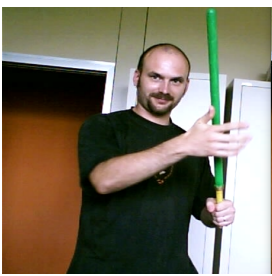
#> input picture FX/green_sable.png, 272 x 276 px
$ python -i output_img_refactor.py   (imports and definitions only)
#> lines starting #> are read from the running program, lines starting #| are printed output that depends on the picture; after the words box and inside, x2 and y2 are one past the last pixel; in counts of white or black regions, pixels touching at a corner belong together; long printed decimals are rounded
#> further down, picture is the input picture: shape (276, 272, 3); mean B, G, R 98.7, 116.5, 125
### FX/img_functions.py
import cv2
import numpy as np
from matplotlib import pyplot as plt
from sklearn.cluster import KMeans, DBSCAN
import math
import time

#For a line: a*x+b*y+c=0, get w=(a,b) with two points(x1,y1), (x2,y2)
# [8 lines left out: function get_line_ab, not called in this run]

#For a line: a*x+b*y+c=0, get c knowing a point(x,y) on it and w=(a,b):
def get_c(x,y,w):
    c=- w.dot(np.transpose(np.array([x,y])))
    return c

#For w=(a,b)=(cos(theta),sin(theta)), get new_w=(cos(2*theta),sin(2*theta))=(a',b')
# [12 lines left out: functions get_new_w, get_orig_w, not called in this run]

#Draw a line: a*x+b*y+c=0, with c, w=(a,b) on img
def draw_lines(img,w,c):
    hei,wid,_=img.shape
    a,b=w
    n=0
    arr_to_draw=np.zeros((2,2),dtype=float) #Holds the coordinates of two points used to draw a line

    #arr_p0 stores 4 endpoints of img, arr_p stores the value of endpoints computed with the line function
    arr_p0=np.array([(0,0),(wid,0),(0,hei),(wid,hei)])
    arr_p=np.array([a*arr[0]+b*arr[1]+c for arr in arr_p0])
    #print(arr_p)
    arr_p.flatten()
    #print(arr_p)

    #check if there are endpoints on the line. If yes, use that point to draw the line.
    for i in range(4):
        if arr_p[i]==0:
           arr_to_draw[n]=arr_p0[i]
           n=n+1

    #arr_l is a array to check if there exists a edge of img, whose two end points have different sign
    #If yes, one of the points for drawing the line is on this edge.
    arr_l=np.array([arr_p[0]*arr_p[1],arr_p[0]*arr_p[2],arr_p[1]*arr_p[3],arr_p[2]*arr_p[3]])
    if arr_l[0]<0:
        arr_to_draw[n][0],arr_to_draw[n][1]=-c/a,0  #At this time, we don't need to consider if a==0.
        n=n+1
    if arr_l[1]<0:
        arr_to_draw[n][0],arr_to_draw[n][1]= 0,-c/b
        n=n+1
    if arr_l[2]<0:
        arr_to_draw[n][0],arr_to_draw[n][1]=wid,(-a*wid-c)/b
        n=n+1
    if arr_l[3]<0:
        arr_to_draw[n][0],arr_to_draw[n][1]=(-b*hei-c)/a,hei
        n=n+1
    arr_to_draw=arr_to_draw.astype('int')
    #print(arr_to_draw)
    cv2.line(img,(arr_to_draw[0][0],arr_to_draw[0][1]),(arr_to_draw[1][0],arr_to_draw[1][1]),(255,0,0),1)
    return

#display the clusters of a 2D matrix in a subplot
# [10 lines left out: function display_matrix, not called in this run]

#display the clusters of an array in a subplot
def display_arr(arr,axs,str,arr_pred,i=0,j=0):
    axs[i][j].scatter(arr,np.zeros_like(arr),c=arr_pred)
    axs[i][j].set_title(str)


# [178 lines left out: functions pre_process_data, img_process, not called in this run]

### FX/output_img_refactor.py
"""
This modules refactors the output of the cv2 lsd detector class into linear equations
so we can manipulate the data they provide
"""
import numpy as np
import cv2
import matplotlib.pyplot as plt
from sklearn.cluster import KMeans
import math
import timeit
import img_functions


def segments2canonical(cv2_segment_output):
    """
    Transforms the output of cv2 segments to an  array
    and maps to each segment the generate_coeff function
    It uses generate_coeff_sum (math package)

    Parameters
    -----------
    np array (n,4)
        with the coordinates of the n segment.

    Returns
    -------
    np array(n, 4)
        with (a,b,c, theta)
    """
    f = lambda x: generate_coeff_sum(x)
    return np.apply_along_axis(f, 1, cv2_segment_output)


# [44 lines left out: functions segments2canonical_arr, generate_coeff_arr, not called in this run]


def generate_coeff_sum(array):
    """
    Receives the array containing the coordinates of two points and gives the canonical
    equation of the line and the angle of the normal vector.
    It's equivalent to generate_coeff but we use the math package

    Parameters
    -----------
    array: np.array(4)
        with the coordinates of the segments

    Returns
    -------
    np.array(4)
        with (a,b,theta,c)
    """
    a1, b1 = array[2] - array[0], array[3] - array[1]
    b, a = a1 / math.sqrt(a1 ** 2 + b1 ** 2), -b1 / math.sqrt(a1 ** 2 + b1 ** 2)
    if b < 0:
        a, b = -a, -b
    theta = math.acos(a)
    c = -(array[0] * a + array[1] * b)
    return np.array([a, b, theta, c], dtype="f")


def change2theta_c(arrabtheta, arrc):
    """
    We compute the two best lines that describes all equation using Kmeans

    Parameters
    -----------
    arrabtheta: np.array(n,3)
        array containing the coefficients (a,b,theta) for each line and n is the
        number of lines.

    arrc: np.array(n,1)
        array containing all the c coefficient for each line

    Returns
    --------
    np.array(2,3)
        2d numpy array containing (a,b,c) that are the

    """
    f = lambda x: np.array([math.cos(2 * x[-1]), math.sin(2 * x[-1])])
    matrix = np.apply_along_axis(f, 1, arrabtheta)
    kmeans_ab = KMeans(n_clusters=1).fit(matrix)
    print(matrix)
    ab = kmeans_ab.cluster_centers_
    a_prime, b_prime = ab.flatten()
    print(ab)
    plt.scatter(matrix[:, 0], matrix[:, 1])
    plt.scatter(a_prime, b_prime, s=80)
    plt.xlabel("valeur de a")
    plt.ylabel("valeur de b")
    plt.title("kmeans de la tranformation de a et b")
    plt.show()
    theta_prime = math.acos(a_prime)
    if b_prime < 0:
        theta_prime = 2 * math.pi - theta_prime
    a, b = math.cos(theta_prime / 2), math.sin(theta_prime / 2)
    arrc = arrc.reshape(-1, 1)
    kmeancs_c = KMeans(n_clusters=2, random_state=0).fit(arrc)
    clusters_c = kmeancs_c.cluster_centers_
    c1, c2 = clusters_c.flatten()
    return np.array([[a, b, c1], [a, b, c2]])


def draw_lines(img, lines):
    """
    TO DO
    Parameters
    ----------
    img: image

    lines: np.array(2,3)

    Returns
    --------
    image with the two lines that are drawn
    """
    a1, b1, c1 = lines[0]
    a2, b2, c2 = lines[1]
    img_functions.draw_lines(img,(a1,b1),c1)
    img_functions.draw_lines(img,(a2,b2),c2)


def img_procesings(img):
    """
    The filtring proecessing used to detect the green lightsaber from
    an image

    Parameters
    -----------
    img:
        An image where we want to detect the green lightsaber

    Output
    -------
    img:
         The same image received in parameters with two parallel lines
         that represent the position of the saber in the image.
    """
    lower_green = np.array([35, 43, 46], dtype=np.uint8)
    upper_green = np.array([77, 255, 255], dtype=np.uint8)

    # Threshold the HSV image to get only blue colors
    img_hsv = cv2.cvtColor(img, cv2.COLOR_BGR2HSV)
#> img_hsv: shape (276, 272, 3); mean H, S, V 52.2, 113.9, 132.6
    mask_by_color = cv2.inRange(img_hsv, lower_green, upper_green)  # HFB : Good
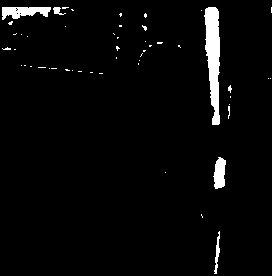
#> mask_by_color: shape (276, 272); 3.2% white; 51 white regions (46 under 20 px), largest, box (x1, y1, x2, y2) and area: (204, 7, 220, 125) 1259, (2, 7, 51, 20) 420, (213, 157, 226, 189) 302, (214, 231, 220, 274) 112, (53, 7, 66, 15) 53

    # HFB :
    img_gray_blurred = cv2.GaussianBlur(mask_by_color, (31, 31), 0)
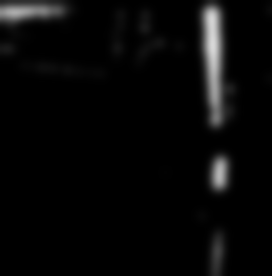
#> img_gray_blurred: shape (276, 272); min 0, max 216, mean 8.1
    img_gray_blurred[img_gray_blurred > 100] = 255
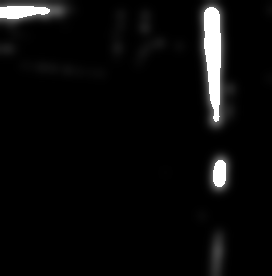
#> img_gray_blurred: shape (276, 272); 2.98% of pixels changed, all inside (x1, y1, x2, y2) = (0, 6, 226, 187)
    img_gray_blurred[img_gray_blurred < 100] = 0
    # cv2.imshow("gree-detect", img_gray_blurred)

    fld_detector = cv2.ximgproc.createFastLineDetector()
    fld_segments = fld_detector.detect(img_gray_blurred)
#> fld_segments = [[46.03, 6.25, 9.02, 4.6], [203, 10.03, 204.3, 60.02], [205.5, 61.05, 210.2, 105.1], [212.3, 106, 213.6, 121.1], [220.5, 68.99, 218.6, 8.98], [218.4, 120, 219.2, 70], [6.12, 18.83, 33.14, 14.99], [215.2, 160.8, 211, 179.8], [224.6, 184, 225, 161]]
    if fld_segments is not None:
        fld_segments = fld_segments.reshape(
            (fld_segments.shape[0], 4)
        )  # fld_segments was (n, 1, 4) shaped

    img_lines = fld_detector.drawSegments(img, fld_segments)
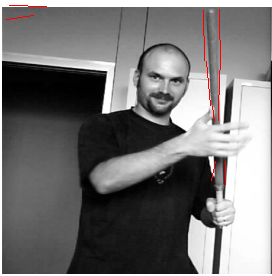
#> img_lines: shape (276, 272, 3); mean B, G, R 116.3, 116.3, 117.5
    cv2.imshow("lines", img_lines)

    if fld_segments is None:
        pass
    else:
        canonical_eq = segments2canonical(fld_segments)
#> canonical_eq = [[-0.0446, 0.999, 1.62, -4.19], [-1, 0.0267, 3.11, 202.6], [-0.994, 0.105, 3.04, 198], [-0.996, 0.0848, 3.06, 202.6], [-1, 0.0303, 3.11, 218.3], [1, 0.0149, 0.0149, -220.2], [0.141, 0.99, 1.43, -19.51], [0.976, 0.216, 0.218, -244.9], [1, 0.0174, 0.0174, -227.8]]
        # research abt matrix
        abtheta = canonical_eq[:, :3]
#> abtheta = [[-0.0446, 0.999, 1.62], [-1, 0.0267, 3.11], [-0.994, 0.105, 3.04], [-0.996, 0.0848, 3.06], [-1, 0.0303, 3.11], [1, 0.0149, 0.0149], [0.141, 0.99, 1.43], [0.976, 0.216, 0.218], [1, 0.0174, 0.0174]]
        c_values = canonical_eq[:, -1]
#> c_values = [-4.19, 202.6, 198, 202.6, 218.3, -220.2, -19.51, -244.9, -227.8]
        result = change2theta_c(abtheta, c_values)
#> in change2theta_c, `matrix = np.apply_along_axis(f, 1, arrabtheta)`: matrix = [[-0.996, -0.0892], [0.999, -0.0534], [0.978, -0.209], [0.986, -0.169], [0.998, -0.0606], [1, 0.0299], [-0.96, 0.279], [0.907, 0.422], [0.999, 0.0349]]
#| [[-0.996 -0.08919 ]
#|  [ 0.9986 -0.05345]
#|  [ 0.978   -0.2087]
#|  [ 0.9856 -0.169]
#|  [ 0.9982 -0.06058]
#|  [ 0.9996  0.02987]
#|  [-0.9603  0.279]
#|  [ 0.9066  0.4219]
#|  [ 0.9994  0.03488]]
#> in change2theta_c, `ab = kmeans_ab.cluster_centers_`: ab = [[0.546, 0.0205]]
#> in change2theta_c, `a_prime, b_prime = ab.flatten()`: a_prime = 0.546; b_prime = 0.0205
#| [[0.5455  0.02053]]
#> in change2theta_c, `plt.show()`:
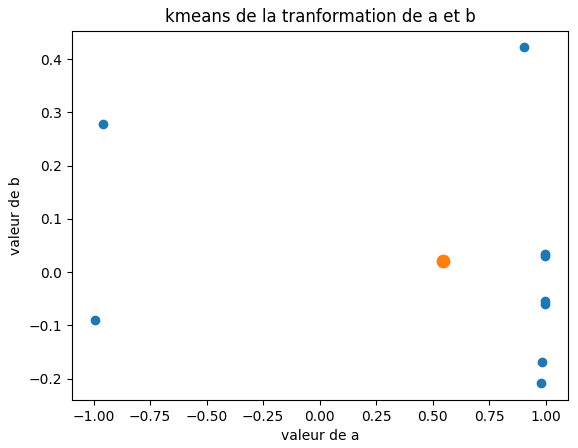
#> figure drawn by matplotlib, 1 panel
#> in change2theta_c, `theta_prime = math.acos(a_prime)`: theta_prime = 0.994
#> in change2theta_c, `a, b = math.cos(theta_prime / 2), math.sin(theta_prime / 2)`: a = 0.879; b = 0.477
#> in change2theta_c, `arrc = arrc.reshape(-1, 1)`: arrc has the same summary as c_values in img_procesings
#> in change2theta_c, `clusters_c = kmeancs_c.cluster_centers_`: clusters_c = [163.5, -178.1]
#> in change2theta_c, `c1, c2 = clusters_c.flatten()`: c1 = 163.5; c2 = -178.1
#> result = [[0.879, 0.477, 163.5], [0.879, 0.477, -178.1]]
        draw_lines(img,result)
#> in draw_lines, `a1, b1, c1 = lines[0]`: a1 = 0.879; b1 = 0.477; c1 = 163.5
#> in draw_lines, `a2, b2, c2 = lines[1]`: a2 = 0.879; b2 = 0.477; c2 = -178.1
#> in draw_lines, `a,b=w`: a = 0.879; b = 0.477
#> in draw_lines, `arr_p=np.array([a*arr[0]+b*arr[1]+c for arr in arr_p0])`: arr_p = [163.5, 402.6, 295, 534.1]
#> after the loop in draw_lines, `for i in range(4):`: arr_to_draw = [[0, 0], [0, 0]]; n = 0
#> in draw_lines, `arr_l=np.array([arr_p[0]*arr_p[1],arr_p[0]*arr_p[2],arr_p[1]*arr_p[3],..`: arr_l = [65801.8, 48224.2, 215021.9, 157583.3]
#> in draw_lines, `cv2.line(img,(arr_to_draw[0][0],arr_to_draw[0][1]),(arr_to_draw[1][0],..`: img: shape (276, 272, 3); under 0.01% of pixels changed, all inside (x1, y1, x2, y2) = (0, 0, 1, 1)
#> call 2 of draw_lines, with w = (0.879, 0.477), c = -178.1
#> in draw_lines (call 2), `arr_p=np.array([a*arr[0]+b*arr[1]+c for arr in arr_p0])`: arr_p = [-178.1, 61, -46.53, 192.6]
#> after the loop in draw_lines (call 2), `for i in range(4):`: n = 0
#> in draw_lines (call 2), `arr_l=np.array([arr_p[0]*arr_p[1],arr_p[0]*arr_p[2],arr_p[1]*arr_p[3],..`: arr_l = [-10864.6, 8288, 11747.1, -8961.3]
#> in draw_lines (call 2), `n=n+1`: n = 1
#> in draw_lines (call 2), `n=n+1`: n = 2
#> in draw_lines (call 2), `arr_to_draw=arr_to_draw.astype('int')`: arr_to_draw = [[202, 0], [52, 276]]
#> in draw_lines (call 2), `cv2.line(img,(arr_to_draw[0][0],arr_to_draw[0][1]),(arr_to_draw[1][0],..`:
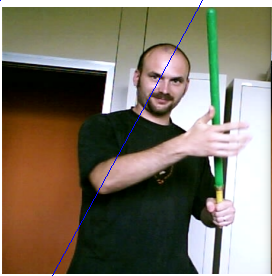
#> img: shape (276, 272, 3); mean B, G, R 99.3, 116.2, 124.6
        plt.figure()
        plt.scatter(abtheta[0], abtheta[1])
        plt.xlabel("valeur de a")
        plt.ylabel("valeur de b")
        plt.title("transformations")
        cv2.imshow("final", img)


# [3 lines not run here, left out]


>>> import cv2
>>> picture = cv2.imread('green_sable.png')
>>> result = img_procesings(picture)
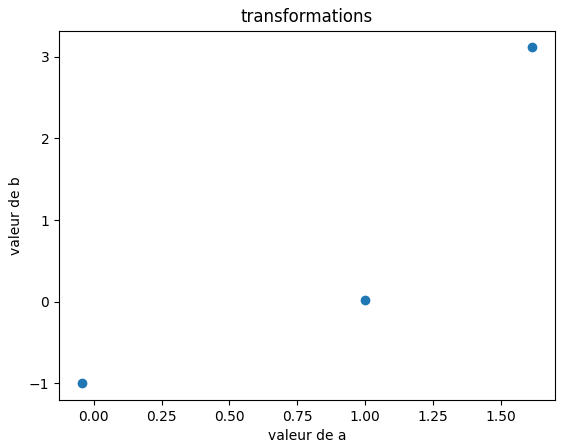
#> figure drawn by matplotlib, 1 panel
